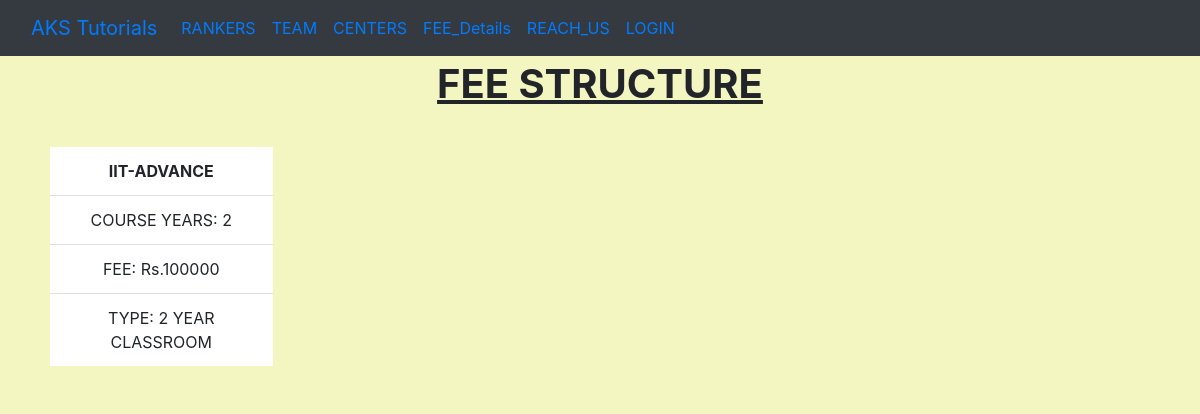
/feelist/, run on the app's committed database.
### cooperate/models.py (models this page shows, shortened)
class fee(models.Model):
    course = models.CharField(max_length=300)
    years  = models.PositiveIntegerField()
    fees = models.PositiveIntegerField()
    type = models.CharField(max_length=300)

### cooperate/views.py (the view)
# urls.py: path('feelist/', views.feelistview.as_view(), name='fee_list'),
class  feelistview(ListView):
    context_object_name = 'fees'
    model = fee

### cooperate/templates/cooperate/fee_list.html (shortened to what this page needs)
{% extends "cooperate/base.html" %}
{% block content %}
<div class="container-fluid" style="text-align:center; padding-top:60px;">
  <h1><u><b>FEE STRUCTURE</b></u></h1>
  <div class="container-fluid">
    <div class="row">
      {% for f in fees %}
<div class="card col-12 col-sm-6 col-md-3" style=" border:none; width:10rem; align:center; background:#F4F6C1;">
<div class="card-body" style="padding-buttom:5px; text-align:center;">
  <ul class="list-group list-group-flush">
<li class="list-group-item" style="text-align:center;"><strong> {{ f.course }}</strong></li>
<li class="list-group-item">COURSE YEARS: {{ f.years }}</li>
  <li class="list-group-item">FEE: Rs.{{ f.fees }}</li>
  <li class="list-group-item">TYPE: {{ f.type }}</li>
</ul>
</div>
</div>
      {% endfor %}
    </div>
    </div>
</div>
<br><Br>
{% endblock %}

### data on the page
fee: course "IIT-ADVANCE", years "2", fees "100000", type "2 YEAR CLASSROOM"
